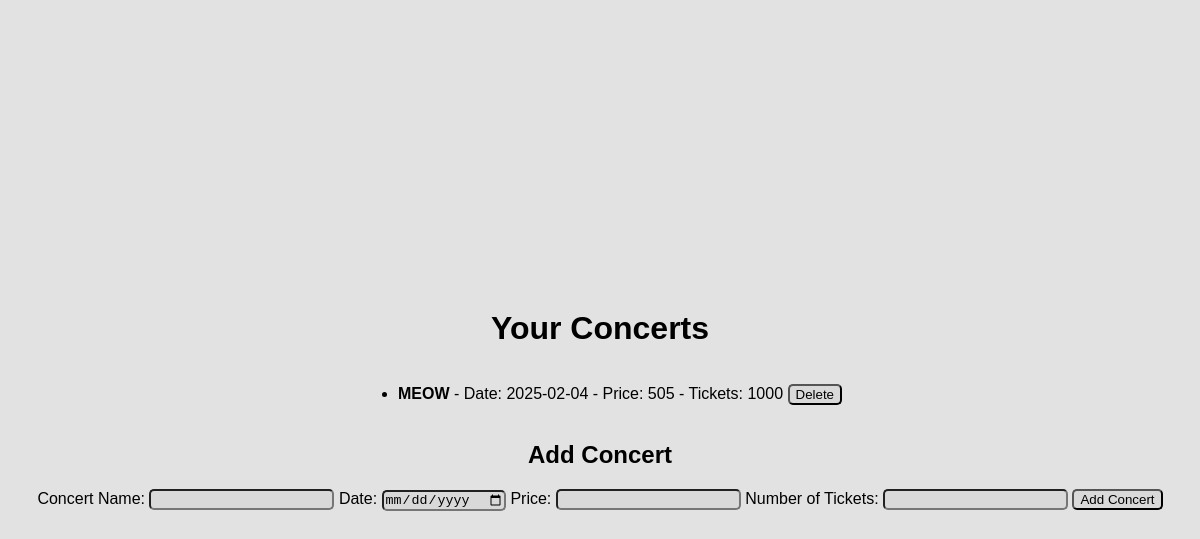
/artist_page (signed in), run on the app's committed database.
### tables this page shows
CREATE TABLE concerts (
                    concert_id INTEGER PRIMARY KEY AUTOINCREMENT,
                    name TEXT NOT NULL,
                    date TEXT NOT NULL,
                    price DECIMAL(10, 2) NOT NULL,
                    ticket_number INTEGER NOT NULL,
                    user_id TEXT NOT NULL,
                    FOREIGN KEY (user_id) REFERENCES USERS (user_id)
                );

### app.py (the view, shortened to what this page needs)
@app.route("/artist_page", methods=["GET", "POST"])
def artist_page():
    if "user_id" in session and session.get("is_artist"):
        user_id = session["user_id"]
        try:
            with sqlite3.connect("database.db") as connect:
                cursor = connect.cursor()
                cursor.execute("SELECT concert_id, name, date, price, ticket_number FROM concerts WHERE user_id = ?", (user_id,))
                concerts = cursor.fetchall()
            return render_template("artist.html", concerts=concerts, user_id=user_id)
        except Exception as e:
            logging.error(f"Error fetching artist page: {e}")
            flash("An error occurred while fetching the artist page.")
            return redirect(url_for("user"))
    else:
        flash("Access denied: You are not an artist.")
        return redirect(url_for("user"))

### templates/artist.html (shortened to what this page needs)
<!DOCTYPE html>
<html lang="en">
<head>
    <link
    rel="stylesheet"
    type="text/css"
    href="{{ url_for('static', filename='css/style.css') }}"
  />
</head>
<body>
    <h1>Your Concerts</h1>
    <ul>
        {% for concert in concerts %}
            <li>
                <strong>{{ concert[1] }}</strong> - Date: {{ concert[2] }} - Price: {{ concert[3] }} - Tickets: {{ concert[4] }}
                <form action="{{ url_for('artist_page') }}" method="post" style="display:inline;">
                    <button type="submit">Delete</button>
                </form>
            </li>
        {% endfor %}
    </ul>
    <h2>Add Concert</h2>
    <form action="{{ url_for('artist_page') }}" method="post">
        <label for="name">Concert Name:</label>
        <input type="text" id="name" name="name" required>
        <label for="date">Date:</label>
        <input type="date" id="date" name="date" required>
        <label for="price">Price:</label>
        <input type="number" id="price" name="price" step="0.01" required>
        <label for="ticket_number">Number of Tickets:</label>
        <input type="number" id="ticket_number" name="ticket_number" required>
        <button type="submit">Add Concert</button>
    </form>
</body>
</html>

### static/css/style.css (style rules this page uses)
:root { --border-in: #f80; --border-out: hsl(0, 0%, 22%); --border-header: #383838; --background-main-card: #1e1e1f; --background-body: #000; --background-sub-div-card: #202022; --background-sub-div-card-2: rgba(44, 43, 43, 0.923); --background-header-title: hsl(240, 1%, 17%); --background-header-title-1: hsl(240, 1%, 20%); --box-shadow-1: 0 0 15px #111; --box-shadow-2: 0 0 10px #222; --box-shadow-3: 0 0 10px rgba(0, 0, 0, 0.722); font-family: "Poppins", sans-serif; --font-color-1: #fff; --font-color-2: #e2e2e2; --font-color-3: #d6d6d6bf; --font-size-0: 28px; --font-size-1: 26px; --font-size-2: 18px; --font-size-3: 16px; --font-size-4: 12px; }
body { background-color:#e2e2e2; box-sizing: border-box; align-items: flex-start; margin: 0; display: flex; flex-direction: column; align-items: center; justify-content: center; min-height: 100vh; font-family: Arial, sans-serif; }
button { border-radius: 5px; background-color: #d6d6d6bf; }
input { border-radius: 5px; background-color: #d6d6d6bf; }

### data on the page
concerts: name "MEOW", date "2025-02-04", price "505", ticket_number "1000"
